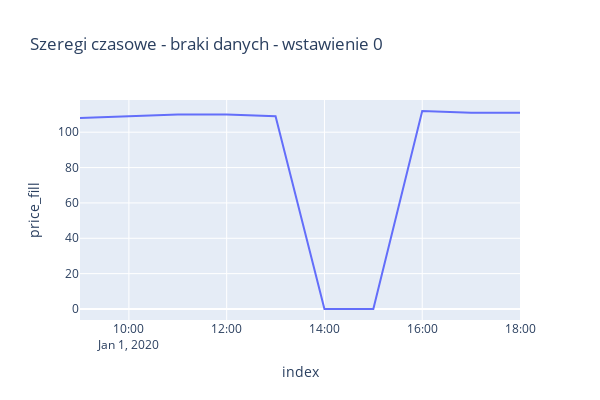

Write notebook code for a chart like this one.
### Markdown cell above
Wypełnienie braków stałą wartością 0

### Code cell
df_plotly = df.reset_index()
df_plotly['price_fill'] = df_plotly['price'].fillna(0)
px.line(df_plotly, 'index', 'price_fill', width=600, height=400, 
        title='Szeregi czasowe - braki danych - wstawienie 0')

### Figure 1 — Plotly figure (JSON) as saved in the notebook; plotly's stock layout.template omitted (floating-point values rounded to 4 significant figures)
{"data": [{"hovertemplate": "index=%{x}<br>price_fill=%{y}<extra></extra>", "legendgroup": "", "line": {"color": "#636efa", "dash": "solid"}, "marker": {"symbol": "circle"}, "mode": "lines", "name": "", "orientation": "v", "showlegend": false, "type": "scatter", "x": ["2020-01-01T09:00:00.000000000", "2020-01-01T10:00:00.000000000", "2020-01-01T11:00:00.000000000", "2020-01-01T12:00:00.000000000", "2020-01-01T13:00:00.000000000", "2020-01-01T14:00:00.000000000", "2020-01-01T15:00:00.000000000", "2020-01-01T16:00:00.000000000", "2020-01-01T17:00:00.000000000", "2020-01-01T18:00:00.000000000"], "xaxis": "x", "y": [108.0, 109.0, 110.0, 110.0, 109.0, 0.0, 0.0, 112.0, 111.0, 111.0], "yaxis": "y"}], "layout": {"height": 400, "legend": {"tracegroupgap": 0}, "title": {"text": "Szeregi czasowe - braki danych - wstawienie 0"}, "width": 600, "xaxis": {"anchor": "y", "domain": [0, 1], "title": {"text": "index"}}, "yaxis": {"anchor": "x", "domain": [0, 1], "title": {"text": "price_fill"}}}}
